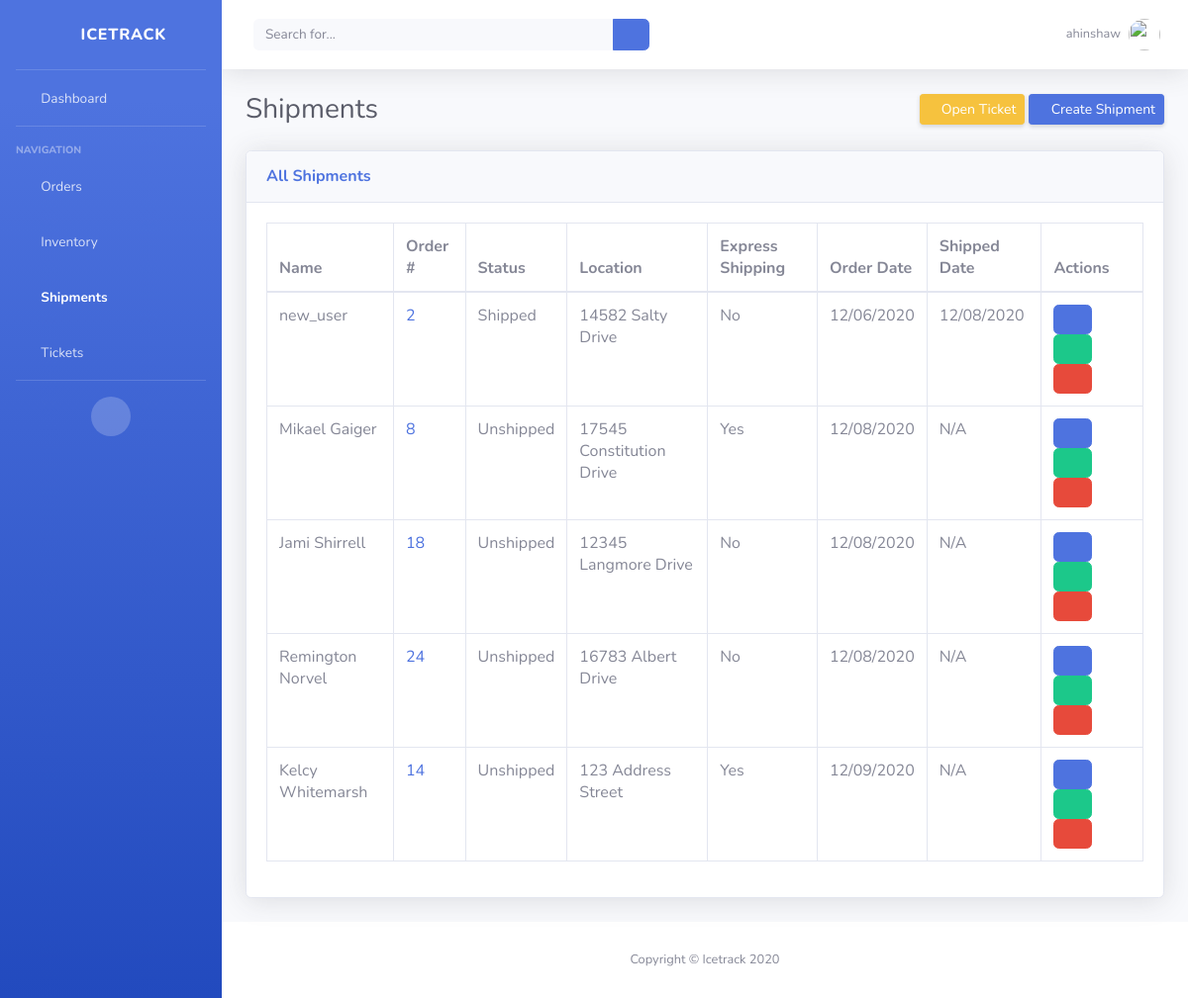
Screenshot of /shipments/ (signed in) with the database file from the repository.
### icetrack/models.py (models this page shows, shortened)
class Shipment(models.Model):
    STATUS_CHOICES = [
        ('Unshipped', 'Unshipped'),
        ('Shipped', 'Shipped'),
        ('Lost', 'Lost'),
        ('Delayed', 'Delayed'),
        ('Delivered', 'Delivered'),
        ('Canceled', 'Canceled'),
    ]
    name = models.CharField(max_length=50, blank=True, null=True)
    attached_order = models.ForeignKey('Order', on_delete=models.CASCADE, null=True)
    location = models.CharField(max_length=50, blank=True, null=True)
    status = models.CharField(max_length=10, choices=STATUS_CHOICES, default='Unshipped')
    is_express_shipping = models.BooleanField(default=False, blank=True, null=True)
    order_date = models.DateTimeField(auto_now_add=True, auto_now=False)
    shipped_date = models.DateTimeField(blank=True, null=True, auto_now_add=False, auto_now=False)

class Order(models.Model):
    STATUS_CHOICES = [
        ('Placed', 'Placed'),
        ('Fulfilled', 'Fulfilled'),
        ('Canceled', 'Canceled'),
    ]
    name = models.CharField(max_length=50, blank=True, null=True)
    items = models.ManyToManyField('Inventory', blank=True, through='OrderItem')
    status = models.CharField(max_length=10, choices=STATUS_CHOICES, default='Placed')
    order_date = models.DateTimeField(auto_now_add=True, auto_now=False)
    created_by = models.ForeignKey(User, on_delete=models.CASCADE)
    def __str__(self):
        return str(self.name)

### icetrack/views.py (the view)
# urls.py: path('shipments/', ShipmentsPageView.as_view(), name="shipments"),
@method_decorator(login_required, name='dispatch')
class ShipmentsPageView(ListView):
    model = Shipment
    template_name = 'shipments.html'
    context_object_name = 'all_shipments_list'
    def dispatch(self, request, *args, **kwargs):
        if not request.user.is_staff:
            return redirect('home')
        return super(ShipmentsPageView, self).dispatch(request, *args, **kwargs)

### templates/shipments.html (shortened to what this page needs)
{% extends 'base_authenticated.html' %}
{% block content%}
<div class="container-fluid">
    <div class="d-sm-flex align-items-center justify-content-between mb-4">
        <h1 class="h3 mb-0 text-gray-800">Shipments</h1>
        <div>
            <a href="{% url 'create_ticket' %}" class="d-none d-sm-inline-block btn btn-sm btn-warning shadow-sm"><i class="fas fa-flag fa-sm text-white-50"></i> Open Ticket</a>
            <a href="{% url 'create_shipment' %}" class="d-none d-sm-inline-block btn btn-sm btn-primary shadow-sm"><i class="fas fa-plus fa-sm text-white-50"></i> Create Shipment</a>
        </div>
    </div>
    <div class="card shadow mb-4">
        <div class="card-header py-3">
            <h6 class="m-0 font-weight-bold text-primary">
                {% if request.user.is_staff %}
                    All Shipments
                {% else %}
                    Your Shipments
                {% endif %}
            </h6>
        </div>
        <div class="card-body">
            <div class="table-responsive">
                <table class="table table-bordered" id="dataTable" width="100%" cellspacing="0">
                    <thead>
                        <tr>
                            <th>Name</th>
                            <th>Order #</th>
                            <th>Status</th>
                            <th>Location</th>
                            <th>Express Shipping</th>
                            <th>Order Date</th>
                            <th>Shipped Date</th>
                            <th>Actions</th>
                        </tr>
                    </thead>
                    <tbody>
                        {% for shipment in all_shipments_list %}
                            <tr>
                                <td>
                                    {% if shipment.attached_order is None %}
                                        N/A<
                                    {% else %}
                                        {{ shipment.attached_order }}
                                    {% endif %}
                                </td>
                                <td>
                                    {% if shipment.attached_order is None %}
                                        N/A
                                    {% else %}
                                        <a href="{% url 'order_detail' shipment.attached_order.id  %}">{{ shipment.attached_order.id }}</a>
                                    {% endif %}
                                </td>
                                <td>{{ shipment.status }}</td>
                                <td>{{ shipment.location }}</td>
                                <td>
                                    {% if shipment.is_express_shipping is False %}
                                        No
                                    {% elif shipment.is_express_shipping is True %}
                                        Yes
                                    {% endif %}
                                </td>
                                <td>{{ shipment.order_date|date:"SHORT_DATE_FORMAT" }}</td>
                                <td>
                                    {% if shipment.shipped_date is None %}
                                        N/A
                                    {% else %}
                                        {{ shipment.shipped_date|date:"SHORT_DATE_FORMAT" }}
                                    {% endif %}
                                </td>
                                <td>
                                    <a class="btn btn-primary" href="{% url 'shipment_detail' shipment.id %}"><i class="far fa-eye"></i></a>
                                    <a class="btn btn-success" href="{% url 'update_shipment' shipment.id %}"><i class="fas fa-edit"></i></a>
                                    <a class="btn btn-danger" href="{% url 'delete_shipment' shipment.id %}"><i class="far fa-trash-alt"></i></a>
                                </td>
                            </tr>
                        {% endfor %}
                    </tbody>
                </table>
            </div>
        </div>
    </div>
</div>
{% endblock content %}

### templates/base_authenticated.html (shortened to what this page needs)
{% load static %}
<head>
    <link href="{% static 'vendor/fontawesome-free/css/all.min.css' %}" rel="stylesheet" type="text/css">
    <link href="{% static 'css/sb-admin-2.min.css' %}" rel="stylesheet">
</head>
<body id="page-top">
    <div id="wrapper">
        <ul class="navbar-nav bg-gradient-primary sidebar sidebar-dark accordion" id="accordionSidebar">
            <a class="sidebar-brand d-flex align-items-center justify-content-center" href="{% url 'home' %}">
                <div class="sidebar-brand-icon rotate-n-15">
                    <i class="fas fa-ice-cream"></i>
                </div>
                <div class="sidebar-brand-text mx-3">Icetrack</div>
            </a>
            <hr class="sidebar-divider my-0">
            <li class="nav-item {% if request.path == '/' %} active {% endif %}">
                <a class="nav-link" href="{% url 'home' %}">
                    <i class="fas fa-fw fa-tachometer-alt"></i>
                    <span>Dashboard</span></a>
            </li>
            <hr class="sidebar-divider">
            <div class="sidebar-heading">
                Navigation
            </div>
            <li class="nav-item {% if 'order' in request.path %} active {% endif %}">
                <a class="nav-link" href="{% url 'orders' %}">
                    <i class="fas fa-fw fa-chart-area"></i>
                    <span>Orders</span></a>
            </li>
            <li class="nav-item {% if 'inventory' in request.path %} active {% endif %}">
                <a class="nav-link" href="{% url 'inventory' %}">
                    <i class="fas fa-fw fa-boxes"></i>
                    <span>Inventory</span></a>
            </li>
            <li class="nav-item {% if 'shipment' in request.path %} active {% endif %}">
                <a class="nav-link" href="{% url 'shipments' %}">
                    <i class="fas fa-fw fa-truck"></i>
                    <span>Shipments</span></a>
            </li>
            <li class="nav-item {% if 'ticket' in request.path %} active {% endif %}">
                <a class="nav-link" href="{% url 'tickets' %}">
                    <i class="fas fa-fw fa-table"></i>
                    <span>Tickets</span></a>
            </li>
            <hr class="sidebar-divider d-none d-md-block">
            <div class="text-center d-none d-md-inline">
                <button class="rounded-circle border-0" id="sidebarToggle"></button>
            </div>
        </ul>
        <div id="content-wrapper" class="d-flex flex-column">
            <div id="content">
                <nav class="navbar navbar-expand navbar-light bg-white topbar mb-4 static-top shadow">
                    <form
                        class="d-none d-sm-inline-block form-inline mr-auto ml-md-3 my-2 my-md-0 mw-100 navbar-search">
                        <div class="input-group">
                            <input type="text" class="form-control bg-light border-0 small" placeholder="Search for..."
                                aria-label="Search" aria-describedby="basic-addon2">
                            <div class="input-group-append">
                                <button class="btn btn-primary" type="button">
                                    <i class="fas fa-search fa-sm"></i>
                                </button>
                            </div>
                        </div>
                    </form>
                    <ul class="navbar-nav ml-auto">
                        <li class="nav-item dropdown no-arrow d-sm-none">
                        <li class="nav-item dropdown no-arrow">
                            <a class="nav-link dropdown-toggle" id="userDropdown" role="button"
                                data-toggle="dropdown" aria-haspopup="true" aria-expanded="false">
                                <span class="mr-2 d-none d-lg-inline text-gray-600 small">{{ request.user.username }}</span>
                                <img class="img-profile rounded-circle"
                                    src="{% static 'img/undraw_profile.svg' %}">
                            </a>
                        </li>
                    </ul>
                </nav>
                {% block content %}
                {% endblock %}
            </div>
            <footer class="sticky-footer bg-white">
                <div class="container my-auto">
                    <div class="copyright text-center my-auto">
                        <span>Copyright &copy; Icetrack 2020</span>
                    </div>
                </div>
            </footer>
        </div>
    </div>

### rows the page displays
Shipment: attached_order "new_user", attached_order.id "2", status "Shipped", location "14582 Salty Drive", is_express_shipping "No", order_date "12/06/2020", shipped_date "12/08/2020"
Shipment: attached_order "Mikael Gaiger", attached_order.id "8", status "Unshipped", location "17545 Constitution Drive", is_express_shipping "Yes", order_date "12/08/2020", shows "N/A"
Shipment: attached_order "Jami Shirrell", attached_order.id "18", status "Unshipped", location "12345 Langmore Drive", is_express_shipping "No", order_date "12/08/2020", shows "N/A"
Shipment: attached_order "Remington Norvel", attached_order.id "24", status "Unshipped", location "16783 Albert Drive", is_express_shipping "No", order_date "12/08/2020", shows "N/A"
Shipment: attached_order "Kelcy Whitemarsh", attached_order.id "14", status "Unshipped", location "123 Address Street", is_express_shipping "Yes", order_date "12/09/2020", shows "N/A"

### other values shown
{{ request.user.username }} "ahinshaw"
